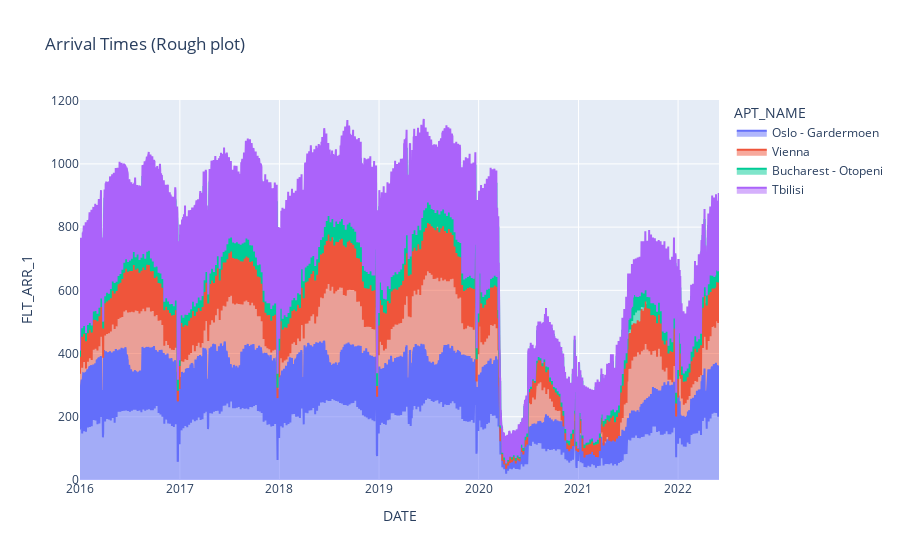

The notebook cell saved with this chart:
### Code cell
#import plotly.express as px
#df = px.data.gapminder()
fig = px.area(df_filtered, x="DATE", y="FLT_ARR_1",color="APT_NAME", title= "Arrival Times (Rough plot)")
fig.show()

### Figure 1 — Plotly figure (JSON) as saved in the notebook; plotly's stock layout.template omitted (floating-point values rounded to 4 significant figures; data arrays with more than 128 entries replaced by an {"elided": "..."} marker saying what was removed)
{"data": [{"fillpattern": {"shape": ""}, "hovertemplate": "APT_NAME=Oslo - Gardermoen<br>DATE=%{x}<br>FLT_ARR_1=%{y}<extra></extra>", "legendgroup": "Oslo - Gardermoen", "line": {"color": "#636efa"}, "marker": {"symbol": "circle"}, "mode": "lines", "name": "Oslo - Gardermoen", "orientation": "v", "showlegend": true, "stackgroup": "1", "type": "scatter", "x": {"elided": "2343 str values"}, "xaxis": "x", "y": {"elided": "2343 int values"}, "yaxis": "y"}, {"fillpattern": {"shape": ""}, "hovertemplate": "APT_NAME=Vienna<br>DATE=%{x}<br>FLT_ARR_1=%{y}<extra></extra>", "legendgroup": "Vienna", "line": {"color": "#EF553B"}, "marker": {"symbol": "circle"}, "mode": "lines", "name": "Vienna", "orientation": "v", "showlegend": true, "stackgroup": "1", "type": "scatter", "x": {"elided": "2343 str values"}, "xaxis": "x", "y": {"elided": "2343 int values"}, "yaxis": "y"}, {"fillpattern": {"shape": ""}, "hovertemplate": "APT_NAME=Bucharest - Otopeni<br>DATE=%{x}<br>FLT_ARR_1=%{y}<extra></extra>", "legendgroup": "Bucharest - Otopeni", "line": {"color": "#00cc96"}, "marker": {"symbol": "circle"}, "mode": "lines", "name": "Bucharest - Otopeni", "orientation": "v", "showlegend": true, "stackgroup": "1", "type": "scatter", "x": {"elided": "2343 str values"}, "xaxis": "x", "y": {"elided": "2343 int values"}, "yaxis": "y"}, {"fillpattern": {"shape": ""}, "hovertemplate": "APT_NAME=Tbilisi<br>DATE=%{x}<br>FLT_ARR_1=%{y}<extra></extra>", "legendgroup": "Tbilisi", "line": {"color": "#ab63fa"}, "marker": {"symbol": "circle"}, "mode": "lines", "name": "Tbilisi", "orientation": "v", "showlegend": true, "stackgroup": "1", "type": "scatter", "x": {"elided": "2343 str values"}, "xaxis": "x", "y": {"elided": "2343 int values"}, "yaxis": "y"}], "layout": {"legend": {"title": {"text": "APT_NAME"}, "tracegroupgap": 0}, "title": {"text": "Arrival Times (Rough plot)"}, "xaxis": {"anchor": "y", "domain": [0, 1], "title": {"text": "DATE"}}, "yaxis": {"anchor": "x", "domain": [0, 1], "title": {"text": "FLT_ARR_1"}}}}
